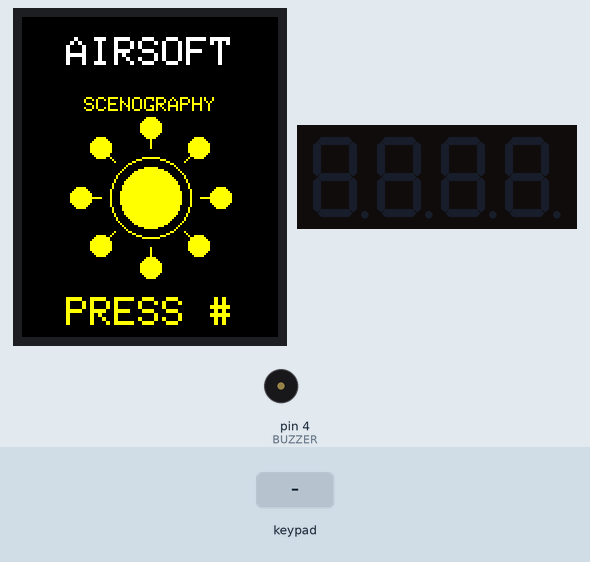
This sketch was run on a simulated Arduino Mega 2560, built with avr-gcc and run on an emulated ATmega2560. Parts: 128×160 colour display, 4-digit seven-segment display, buzzer (waves = sounding). The test bench sets the inputs (shaded band).

Above: at 1.4 s.
1.5 s: key '#' pressed
At 1.9 s:
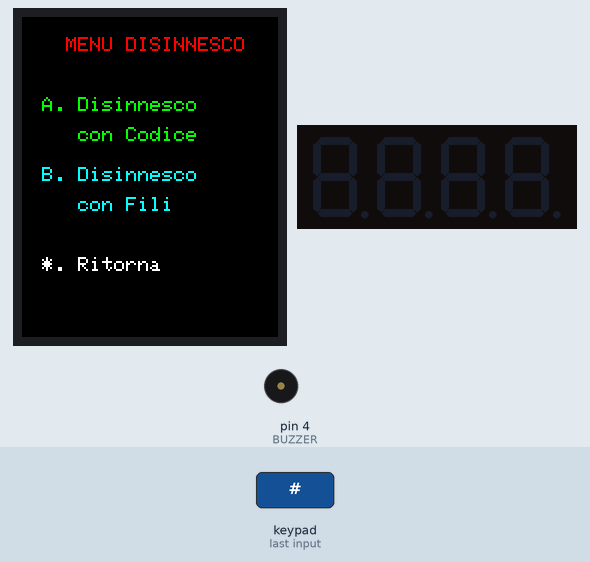
3.0 s: keypad keys 2 2 2 3 2 4 2 5 A pressed 0.4 s apart
At 7.6 s:
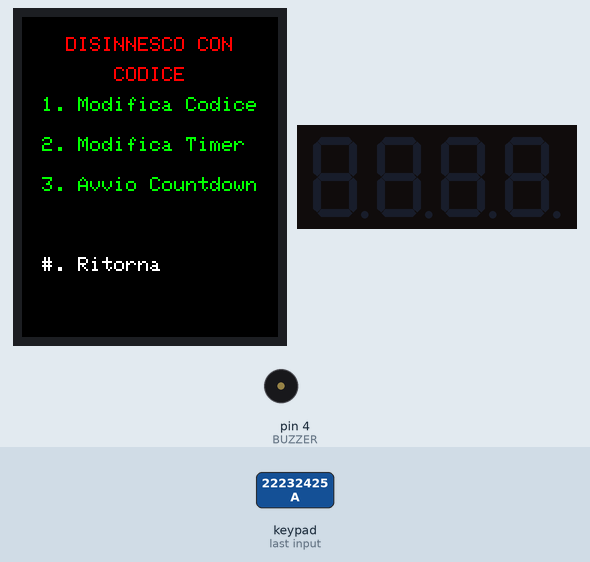
8.1 s: key '3' pressed
At 8.9 s:
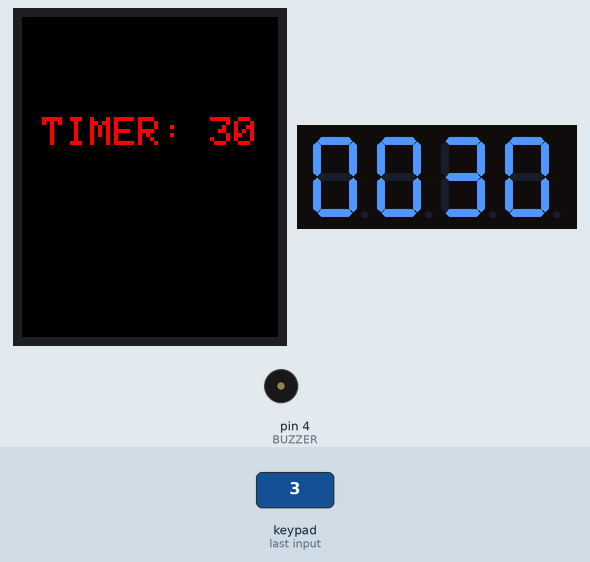
10.9 s: key '#' pressed
At 12.7 s:
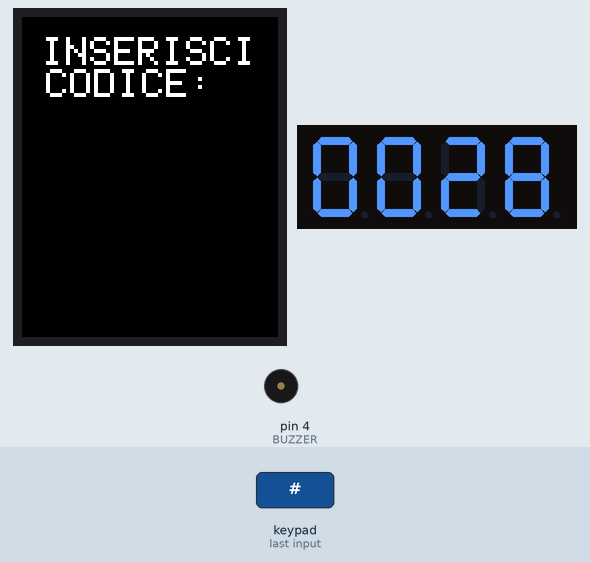
13.0 s: keypad keys 2 2 2 3 2 4 2 5 pressed 0.4 s apart
At 15.1 s:
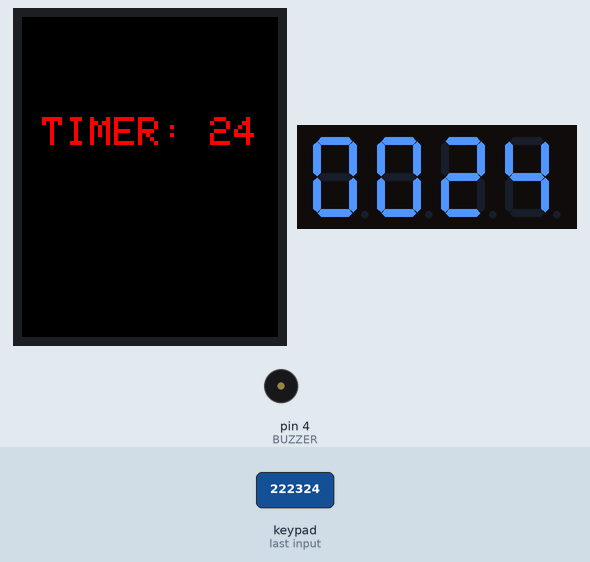
Timing chart, 0 to 46.3 s (numbered marks = the images above; inputs shaded):
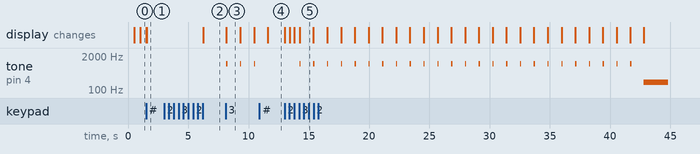

Measured:
- after the input at 1.5 s, the display: first differs from a run without the input after 0.05 s (image 1)
- after the input at 3.0 s, the display: changes after 3.2 s (image 2)
- after the input at 8.1 s, tone on pin 4 (BUZZER): alternates 1000 Hz for 0.10 s and silent for 1.0 s, starting after 0.07 s; the display: changes after 0.07 s (image 3)
- after the input at 10.9 s, tone on pin 4 (BUZZER): stops changing and stays silent; the display: changes after 0.68 s (image 4)
- after the input at 13.0 s, tone on pin 4 (BUZZER): plays 1000 Hz for 0.10 s, 1000 Hz for 0.10 s, 1000 Hz for 0.10 s, 1000 Hz for 0.10 s, 1000 Hz for 0.10 s, 1000 Hz for 0.10 s … (26 notes in this stretch), starting after 1.2 s; the display: first changes at once (image 5 shows a later state)
- what the display in image 3 shows lasts 1.1 s, from 8.2 s to 9.3 s

The sketch:

disinnesco3.0mega.ino
```cpp
#include <Adafruit_GFX.h>
#include <Adafruit_ST7735.h>
#include <TM1637Display.h>
#include <SPI.h>
#include <Keypad.h>
#include <EEPROM.h>

// Pin del Display ST7735
#define TFT_CS   10
#define TFT_RST  8
#define TFT_DC   9

// Pin del Display TM1637
#define CLK 2
#define DIO 3
TM1637Display tm1637(CLK, DIO);

// Pin del buzzer
#define BUZZER 4

// Configurazione del tastierino 4x4
const byte ROWS = 4;
const byte COLS = 4;
char keys[ROWS][COLS] = {
  {'1', '2', '3', 'A'},
  {'4', '5', '6', 'B'},
  {'7', '8', '9', 'C'},
  {'*', '0', '#', 'D'}
};
byte rowPins[ROWS] = {22, 23, 24, 25};
byte colPins[COLS] = {26, 27, 28, 29};
Keypad keypad = Keypad(makeKeymap(keys), rowPins, colPins, ROWS, COLS);

// Inizializza il display ST7735
Adafruit_ST7735 tft = Adafruit_ST7735(TFT_CS, TFT_DC, TFT_RST);

// Variabili globali
int correctCode[5];  // Codice salvato in EEPROM
int newCode[5];      // Nuovo codice modificabile
int codeLength = 4;  // Lunghezza del codice (da 2 a 5 numeri)
int timerValue = 30; // Timer di default in secondi

// Dichiarazioni delle funzioni
void drawPresentationScreen();
void showMainMenu();
void showDisinnescoCodiceMenu();
void modificaCodice();
void modificaTimer();
void avvioCountdown();
void salvaCodiceInEEPROM();
void leggiCodiceDaEEPROM();
bool verificaCodiceInserito();
void animateVirusSymbol();
void drawVirusSymbol(uint16_t color);
void suonaBuzzer(int frequenza, int durata);

void setup() {
  // Inizializza i display e il buzzer
  tft.initR(INITR_BLACKTAB);
  tft.fillScreen(ST77XX_BLACK);
  tm1637.setBrightness(0x0f);
  pinMode(BUZZER, OUTPUT);

  // Carica il codice salvato in EEPROM
  leggiCodiceDaEEPROM();

  // Disegna la schermata di presentazione
  drawPresentationScreen();
}

void loop() {
  char key = keypad.getKey();

  if (key == '#') {
    showMainMenu(); // Entra nel menu principale
  } else {
    animateVirusSymbol(); // Mostra animazione simbolo virus
  }
}

// Funzione: Disegna la schermata di presentazione
void drawPresentationScreen() {
  tft.fillScreen(ST77XX_BLACK);

  // Testo centrato "AIRSOFT"
  tft.setTextColor(ST77XX_WHITE);
  tft.setTextSize(2);
  tft.setCursor((128 - (7 * 12)) / 2, 10);
  tft.println("AIRSOFT");

  // Testo centrato "SCENOGRAPHY"
  tft.setTextColor(ST77XX_YELLOW);
  tft.setTextSize(1);
  tft.setCursor((128 - (11 * 6)) / 2, 40);
  tft.println("SCENOGRAPHY");

  // Simbolo virus al centro
  drawVirusSymbol(ST77XX_GREEN);

  // Scritta centrata "PRESS #"
  tft.setTextColor(ST77XX_YELLOW);
  tft.setTextSize(2);
  tft.setCursor((128 - (7 * 12)) / 2, 140);
  tft.println("PRESS #");
}

// Funzione: Menu principale
void showMainMenu() {
  tft.fillScreen(ST77XX_BLACK);
  tft.setTextColor(ST77XX_RED);
  tft.setTextSize(1);
  tft.setCursor((128 - (14 * 6)) / 2, 10);
  tft.println("MENU DISINNESCO");

  tft.setCursor(10, 40);
  tft.setTextColor(ST77XX_GREEN);
  tft.println("A. Disinnesco");
  tft.setCursor(10, 55);
  tft.println("   con Codice");

  tft.setCursor(10, 75);
  tft.setTextColor(ST77XX_CYAN);
  tft.println("B. Disinnesco");
  tft.setCursor(10, 90);
  tft.println("   con Fili");

  tft.setCursor(10, 120);
  tft.setTextColor(ST77XX_WHITE);
  tft.println("*. Ritorna");

  while (true) {
    char key = keypad.getKey();
    if (key == 'A') {
      showDisinnescoCodiceMenu(); // Opzione A: Sottomenu disinnesco codice
      break;
    } else if (key == 'B') {
      // In futuro: Aggiungi sottomenu disinnesco fili
      break;
    } else if (key == '*') {
      drawPresentationScreen(); // Ritorna alla schermata principale
      break;
    }
  }
}

// Funzione: Sottomenu Disinnesco con Codice
void showDisinnescoCodiceMenu() {
  tft.fillScreen(ST77XX_BLACK);
  tft.setTextColor(ST77XX_RED);
  tft.setTextSize(1);
  tft.setCursor((128 - (14 * 6)) / 2, 10);
  tft.println("DISINNESCO CON");
  tft.setCursor((128 - (6 * 6)) / 2, 25);
  tft.println("CODICE");

  tft.setCursor(10, 40);
  tft.setTextColor(ST77XX_GREEN);
  tft.println("1. Modifica Codice");
  tft.setCursor(10, 60);
  tft.println("2. Modifica Timer");
  tft.setCursor(10, 80);
  tft.println("3. Avvio Countdown");

  tft.setCursor(10, 120);
  tft.setTextColor(ST77XX_WHITE);
  tft.println("#. Ritorna");

  while (true) {
    char key = keypad.getKey();
    if (key == '1') {
      modificaCodice(); // Opzione 1: Modifica codice
      break;
    } else if (key == '2') {
      modificaTimer(); // Opzione 2: Modifica timer
      break;
    } else if (key == '3') {
      avvioCountdown(); // Opzione 3: Avvio countdown
      break;
    } else if (key == '#') {
      showMainMenu(); // Ritorna al menu principale
      break;
    }
  }
}

// Funzione: Modifica codice
void modificaCodice() {
  tft.fillScreen(ST77XX_BLACK);
  tft.setTextColor(ST77XX_WHITE);
  tft.setCursor(10, 10);
  tft.println("MODIFICA CODICE");
  tft.setCursor(10, 30);
  tft.println("(PRESS # PER CONF.)");

  int index = 0;
  while (true) {
    char key = keypad.getKey();
    if (key >= '0' && key <= '9' && index < 5) {
      newCode[index] = key - '0';
      tft.setCursor(10 + index * 12, 50);
      tft.print(key);
      index++;
    } else if (key == '#') {
      codeLength = index;
      salvaCodiceInEEPROM();
      tft.fillScreen(ST77XX_GREEN);
      tft.setCursor(10, 30);
      tft.println("CODICE SALVATO!");
      delay(2000);
      break;
    }
  }
  showDisinnescoCodiceMenu();
}

// Funzione: Modifica timer
void modificaTimer() {
  tft.fillScreen(ST77XX_BLACK);
  tft.setTextColor(ST77XX_WHITE);
  tft.setCursor(10, 10);
  tft.println("MODIFICA TIMER");
  tft.setCursor(10, 30);
  tft.println("(PRESS # PER CONF.)");

  int tempTimer = 0; // Variabile temporanea per il nuovo timer
  while (true) {
    char key = keypad.getKey();
    if (key >= '0' && key <= '9') {
      tempTimer = tempTimer * 10 + (key - '0'); // Aggiunge il numero digitato al timer
      tft.setCursor(10, 50);
      tft.fillRect(10, 50, 100, 20, ST77XX_BLACK); // Pulisce la precedente visualizzazione
      tft.print(tempTimer); // Visualizza il nuovo valore del timer
    } else if (key == '#') {
      timerValue = tempTimer; // Salva il nuovo valore del timer
      tft.fillScreen(ST77XX_GREEN);
      tft.setCursor(10, 30);
      tft.println("TIMER SALVATO!");
      delay(2000);
      break; // Esce dalla funzione
    }
  }
  showDisinnescoCodiceMenu(); // Torna al menu disinnesco codice
}

// Funzione: Avvio countdown
void avvioCountdown() {
  tft.fillScreen(ST77XX_BLACK);
  tft.setTextColor(ST77XX_WHITE);
  tft.setCursor(10, 10);
  tft.println("COUNTDOWN INIZIATO");

  for (int i = timerValue; i >= 0; i--) {
    tm1637.showNumberDec(i, true);
    tft.fillScreen(ST77XX_BLACK);
    tft.setCursor(10, 50);
    tft.setTextSize(2);
    tft.setTextColor(ST77XX_RED);
    tft.print("TIMER: ");
    tft.println(i);

    suonaBuzzer(1000, 100); // Suono durante il countdown
    delay(1000);

    if (i == 0) {
      tft.fillScreen(ST77XX_RED);
      tft.setCursor(10, 50);
      tft.println("ESPLOSO!");
      suonaBuzzer(200, 2000); // Suono esplosione
      delay(2000);
      break;
    }

    if (keypad.getKey() == '#') {
      if (verificaCodiceInserito()) {
        tft.fillScreen(ST77XX_GREEN);
        tft.setCursor(10, 50);
        tft.println("DISINNESCATO!");
        suonaBuzzer(1500, 1000); // Suono disinnesco
        delay(2000);
        break;
      } else {
        i -= 3; // Accelerazione timer per codice errato
      }
    }
  }
  showDisinnescoCodiceMenu();
}

// Funzione: Verifica il codice inserito
bool verificaCodiceInserito() {
  int enteredCode[5];
  int enteredIndex = 0;

  tft.fillScreen(ST77XX_BLACK);
  tft.setCursor(10, 10);
  tft.setTextColor(ST77XX_WHITE);
  tft.println("INSERISCI CODICE:");

  while (enteredIndex < codeLength) {
    char key = keypad.getKey();
    if (key >= '0' && key <= '9') {
      enteredCode[enteredIndex] = key - '0';
      tft.setCursor(10 + enteredIndex * 12, 50);
      tft.print("*");
      enteredIndex++;
    }
  }

  for (int i = 0; i < codeLength; i++) {
    if (enteredCode[i] != correctCode[i]) {
      return false;
    }
  }
  return true;
}

// Funzione: Suona il buzzer
void suonaBuzzer(int frequenza, int durata) {
  tone(BUZZER, frequenza, durata);
  delay(durata);
  noTone(BUZZER);
}

// Funzione: Salva il codice in EEPROM
void salvaCodiceInEEPROM() {
  for (int i = 0; i < codeLength; i++) {
    EEPROM.write(i, newCode[i]);
    correctCode[i] = newCode[i];
  }
}

// Funzione: Legge il codice da EEPROM
void leggiCodiceDaEEPROM() {
  for (int i = 0; i < 5; i++) {
    correctCode[i] = EEPROM.read(i);
    if (correctCode[i] < 0 || correctCode[i] > 9) {
      correctCode[i] = 0; // Valore di default se EEPROM non valida
    }
  }
}

// Funzione: Disegna simbolo virus
void drawVirusSymbol(uint16_t color) {
  int centerX = 64;
  int centerY = 90;
  tft.fillCircle(centerX, centerY, 15, color);
  tft.drawCircle(centerX, centerY, 20, color);
  for (int i = 0; i < 360; i += 45) {
    int x1 = centerX + 25 * cos(radians(i));
    int y1 = centerY + 25 * sin(radians(i));
    int x2 = centerX + 35 * cos(radians(i));
    int y2 = centerY + 35 * sin(radians(i));
    tft.drawLine(x1, y1, x2, y2, color);
    tft.fillCircle(x2, y2, 5, color);
  }
}

// Funzione: Animazione simbolo virus
void animateVirusSymbol() {
  static uint16_t colors[] = {ST77XX_GREEN, ST77XX_RED, ST77XX_YELLOW, ST77XX_BLUE};
  static int colorIndex = 0;
  static unsigned long previousMillis = 0;
  unsigned long interval = 500;
  unsigned long currentMillis = millis();

  if (currentMillis - previousMillis >= interval) {
    previousMillis = currentMillis;
    colorIndex = (colorIndex + 1) % 4;
    drawVirusSymbol(colors[colorIndex]);
  }
}
```
